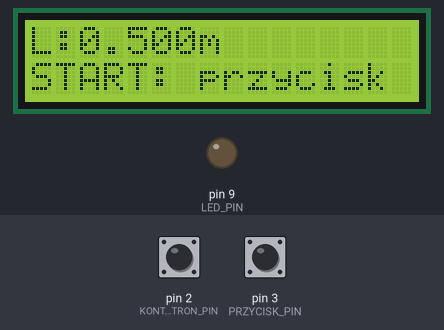
Simulated run of this sketch. Board: Arduino Uno, built with avr-gcc and run on an emulated ATmega328P. Shown: 16×2 character LCD, output pins drawn as LEDs (lit = HIGH). The inputs (shaded band) are chosen by the test bench; at power-on: pin 3 (PRZYCISK_PIN) HIGH, pin 2 (KONTAKTRON_PIN) HIGH. What the sketch prints to the serial monitor is not drawn.

Above: at 1.3 s.
1.4 s: pin 3 (PRZYCISK_PIN) pulled LOW for 0.15 s
At 2.6 s:
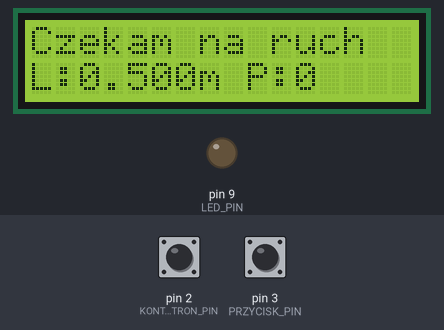
3.0 s: pin 2 (KONTAKTRON_PIN) pulled LOW for 0.15 s
At 3.6 s:
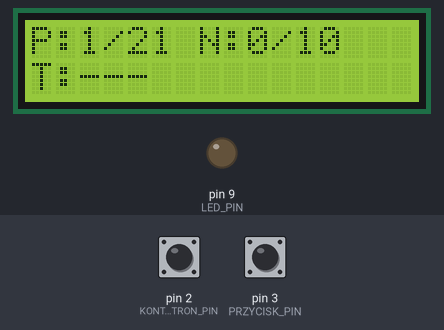
6.1 s: pin 2 (KONTAKTRON_PIN) pulled LOW for 1 s
At 6.7 s:
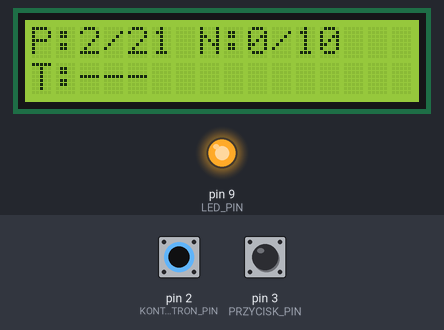
10.1 s: pin 2 (KONTAKTRON_PIN) pulled LOW for 0.15 s
At 11.4 s:
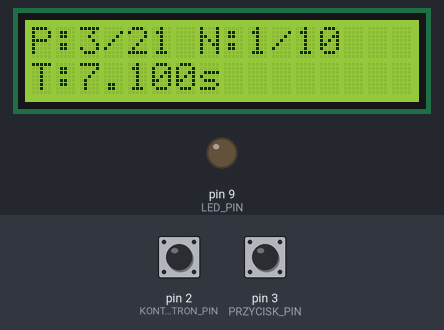
13.2 s: pin 3 (PRZYCISK_PIN) pulled LOW for 1 s
At 14.1 s:
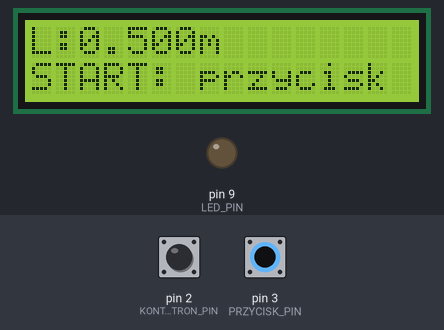
15.7 s: pin 2 (KONTAKTRON_PIN) pulled LOW for 3.2 s
At 16.1 s:
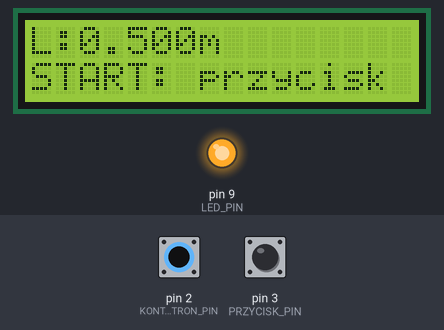
Timing chart, 0 to 20.4 s (numbered marks = the images above; inputs shaded):
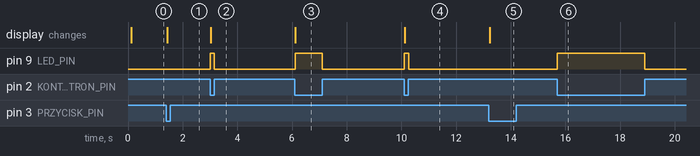

The sketch:

laboratorium_wahadla.ino
```cpp
/*
  Laboratorium wahadla — Arduino Uno / klasyczne Nano, ATmega328P, 5 V.
  LCD 16x2: RS=D12, E=D11, D4=D7, D5=D6, D6=D5, D7=D4.
  Kontaktron CMD14: D2--GND; START / ANULUJ: D3--GND.
  Zielona LED: D9--1 kOhm--anoda; katoda do GND.
  Magnes na ciezarku; przewodowa czesc kontaktronu pozostaje nieruchoma.

  21 przejsc = 10 pelnych okresow: 1->3, 3->5, ... 19->21.
  g = 4*pi*pi*L/Tsr^2, dla prostego wahadla o malym wychyleniu.
  Zmien DLUGOSC_M na odleglosc od zawieszenia do srodka masy
  ciezarka wraz z magnesem. To doswiadczenie, nie miernik wzorcowy.

  Biblioteka: LiquidCrystal. Instrukcja i ograniczenia: README.md.
  Monitor portu szeregowego: 9600 baud.
*/

#include <Arduino.h>
#include <LiquidCrystal.h>
#include <math.h>

const byte KONTAKTRON_PIN = 2, PRZYCISK_PIN = 3, LED_PIN = 9;
const float DLUGOSC_M = 0.50f;  // zakres cwiczenia: 0.10--2.00 m
const byte LICZBA_OKRESOW = 10, LICZBA_PRZEJSC = 2 * LICZBA_OKRESOW + 1;
const uint32_t DRGANIA_STYKU_MS = 10, DRGANIA_PRZYCISKU_MS = 30;
const uint32_t MIN_ODSTEP_US = 100000;  // odrzucamy zwarcia blizsze niz 100 ms
const uint32_t CZEKANIE_MS = 15000, PRZERWA_MS = 5000, SESJA_MS = 60000;
const float PI_WAHADLA = 3.14159265358979323846f;

LiquidCrystal lcd(12, 11, 7, 6, 5, 4);

enum Stan { GOTOWY, CZEKANIE, POMIAR, WYNIK, BLAD };
Stan stan = GOTOWY;
byte przejscia = 0, okresy = 0;
float ostatniOkres = NAN, sredniOkres = NAN, przyspieszenie = NAN;
uint32_t startSesjiMs = 0, ostatniePrzejscieMs = 0;
uint32_t pierwszeUs = 0, poczatekOkresuUs = 0, ostatnieZwarcieUs = 0;
bool odswiezLCD = true, gotowNaZwarcie = false;
const __FlashStringHelper* powodBledu = nullptr;

bool odczytStyku = HIGH, stanStyku = HIGH;
bool odczytPrzycisku = HIGH, stanPrzycisku = HIGH;
uint32_t zmianaStykuMs = 0, zmianaStykuUs = 0, zmianaPrzyciskuMs = 0;

bool poprawnaDlugosc(float dlugosc) {
  return !isnan(dlugosc) && !isinf(dlugosc) && dlugosc >= 0.10f && dlugosc <= 2.00f;
}

bool trwaPomiar() {
  return stan == CZEKANIE || stan == POMIAR;
}

void wyzerujDane() {
  przejscia = okresy = 0;
  ostatniOkres = sredniOkres = przyspieszenie = NAN;
  powodBledu = nullptr;
}

void zglosBlad(const __FlashStringHelper* powod) {
  stan = BLAD;
  powodBledu = powod;
  sredniOkres = przyspieszenie = NAN;  // nie pokazuj wyniku z niepelnej proby
  odswiezLCD = true;
  Serial.print(F("BLAD: "));
  Serial.println(powod);
}

void rozpocznijPomiar(uint32_t terazMs) {
  wyzerujDane();
  if (!poprawnaDlugosc(DLUGOSC_M)) {
    zglosBlad(F("Dlugosc 0.1-2m"));
    return;
  }
  stan = CZEKANIE;
  startSesjiMs = terazMs;
  // Zwarcie obecne przed START nie jest nowym przejsciem magnesu.
  gotowNaZwarcie = stanStyku == HIGH && odczytStyku == HIGH;
  odswiezLCD = true;
  Serial.print(F("START: L="));
  Serial.print(DLUGOSC_M, 3);
  Serial.println(F(" m. Czekam na 21 przejsc (10 okresow)."));
}

void obsluzPrzejscie(uint32_t czasUs, uint32_t terazMs) {
  if (!trwaPomiar()) return;
  if (stan == POMIAR && uint32_t(czasUs - ostatnieZwarcieUs) < MIN_ODSTEP_US) return;
  ostatnieZwarcieUs = czasUs;
  ostatniePrzejscieMs = terazMs;
  ++przejscia;
  if (stan == CZEKANIE) {
    stan = POMIAR;
    pierwszeUs = poczatekOkresuUs = czasUs;
    Serial.println(F("Przejscie 1: poczatek pomiaru czasu."));
  } else if (przejscia % 2 == 1) {
    ++okresy;
    ostatniOkres = uint32_t(czasUs - poczatekOkresuUs) / 1000000.0f;
    poczatekOkresuUs = czasUs;
    Serial.print(F("Okres "));
    Serial.print(okresy);
    Serial.print(F("/10: "));
    Serial.print(ostatniOkres, 4);
    Serial.println(F(" s"));
    if (przejscia == LICZBA_PRZEJSC) {
      sredniOkres = uint32_t(czasUs - pierwszeUs) / (1000000.0f * LICZBA_OKRESOW);
      przyspieszenie = 4.0f * PI_WAHADLA * PI_WAHADLA * DLUGOSC_M /
                       (sredniOkres * sredniOkres);
      if (!isfinite(sredniOkres) || sredniOkres <= 0 || !isfinite(przyspieszenie)) {
        zglosBlad(F("Niepoprawny czas"));
        return;
      }
      stan = WYNIK;
      Serial.print(F("WYNIK: Tsr="));
      Serial.print(sredniOkres, 4);
      Serial.print(F(" s, g="));
      Serial.print(przyspieszenie, 3);
      Serial.println(F(" m/s^2. To oszacowanie dla malych wychylen."));
    }
  }
  odswiezLCD = true;
}

void sprawdzKontaktron(uint32_t terazMs) {
  bool nowy = digitalRead(KONTAKTRON_PIN);
  if (nowy != odczytStyku) {
    odczytStyku = nowy;
    zmianaStykuMs = terazMs;
    zmianaStykuUs = micros();
  }
  if (odczytStyku != stanStyku && uint32_t(terazMs - zmianaStykuMs) >= DRGANIA_STYKU_MS) {
    stanStyku = odczytStyku;
    digitalWrite(LED_PIN, stanStyku == LOW ? HIGH : LOW);
    if (stanStyku == HIGH) {
      gotowNaZwarcie = true;
    } else if (gotowNaZwarcie) {
      gotowNaZwarcie = false;
      // Zapisujemy poczatek zbocza, ktore utrzymalo sie przez 10 ms.
      // To czas zaobserwowany przez petle, nie sprzetowy pomiar bez bledu.
      obsluzPrzejscie(zmianaStykuUs, terazMs);
    }
  }
}

void sprawdzPrzycisk(uint32_t terazMs) {
  bool nowy = digitalRead(PRZYCISK_PIN);
  if (nowy != odczytPrzycisku) {
    odczytPrzycisku = nowy;
    zmianaPrzyciskuMs = terazMs;
  }
  if (odczytPrzycisku != stanPrzycisku && uint32_t(terazMs - zmianaPrzyciskuMs) >= DRGANIA_PRZYCISKU_MS) {
    stanPrzycisku = odczytPrzycisku;
    if (stanPrzycisku == LOW) {
      if (trwaPomiar()) {
        wyzerujDane();
        stan = GOTOWY;
        odswiezLCD = true;
        Serial.println(F("ANULOWANO. Nacisnij START, aby wykonac nowa probe."));
      } else {
        rozpocznijPomiar(terazMs);
      }
    }
  }
}

void sprawdzLimity(uint32_t terazMs) {
  if (!trwaPomiar()) return;
  if (uint32_t(terazMs - startSesjiMs) >= SESJA_MS) zglosBlad(F("Limit 60s"));
  else if (stan == CZEKANIE && uint32_t(terazMs - startSesjiMs) >= CZEKANIE_MS) zglosBlad(F("Brak impulsu"));
  else if (stan == POMIAR && uint32_t(terazMs - ostatniePrzejscieMs) >= PRZERWA_MS) zglosBlad(F("Przerwa >=5s"));
}

void pustyWiersz(byte wiersz) {
  lcd.setCursor(0, wiersz);
  lcd.print(F("                "));
  lcd.setCursor(0, wiersz);
}

void pokazLCD() {
  pustyWiersz(0);
  pustyWiersz(1);
  lcd.setCursor(0, 0);
  if (stan == GOTOWY) {
    lcd.print(F("L:")); lcd.print(DLUGOSC_M, 3); lcd.print('m');
    lcd.setCursor(0, 1); lcd.print(F("START: przycisk"));
  } else if (stan == CZEKANIE) {
    lcd.print(F("Czekam na ruch"));
    lcd.setCursor(0, 1); lcd.print(F("L:")); lcd.print(DLUGOSC_M, 3); lcd.print(F("m P:0"));
  } else if (stan == POMIAR) {
    lcd.print(F("P:")); lcd.print(przejscia); lcd.print(F("/21 N:")); lcd.print(okresy); lcd.print(F("/10"));
    lcd.setCursor(0, 1); lcd.print(F("T:"));
    if (isnan(ostatniOkres)) lcd.print(F("---"));
    else { lcd.print(ostatniOkres, 3); lcd.print('s'); }
  } else if (stan == WYNIK) {
    lcd.print(F("Tsr:")); lcd.print(sredniOkres, 3); lcd.print('s');
    lcd.setCursor(0, 1); lcd.print(F("g:")); lcd.print(przyspieszenie, 2); lcd.print(F("m/s2"));
  } else {
    lcd.print(F("BLAD pomiaru"));
    lcd.setCursor(0, 1); lcd.print(powodBledu);
  }
  odswiezLCD = false;
}

void setup() {
  pinMode(KONTAKTRON_PIN, INPUT_PULLUP);
  pinMode(PRZYCISK_PIN, INPUT_PULLUP);
  pinMode(LED_PIN, OUTPUT);
  odczytStyku = stanStyku = digitalRead(KONTAKTRON_PIN);
  odczytPrzycisku = stanPrzycisku = digitalRead(PRZYCISK_PIN);
  digitalWrite(LED_PIN, stanStyku == LOW ? HIGH : LOW);
  wyzerujDane();
  stan = GOTOWY;
  odswiezLCD = true;
  gotowNaZwarcie = stanStyku == HIGH;
  Serial.begin(9600);
  Serial.println(F("Laboratorium wahadla. START / ANULUJ: D3."));
  Serial.println(F("LED pokazuje stan kontaktronu. Sprawdz DLUGOSC_M przed pomiarem."));
  lcd.begin(16, 2);
  pokazLCD();
}

void loop() {
  uint32_t terazMs = millis();
  sprawdzLimity(terazMs);
  sprawdzKontaktron(terazMs);
  sprawdzPrzycisk(terazMs);
  if (odswiezLCD) pokazLCD();
}
```

Measured:
- after the input at 1.4 s, the display: changes at once (image 1)
- after the input at 3.0 s, pin 9 (LED_PIN): LOW → HIGH at once, → LOW 0.15 s later; the display: changes at once (image 2)
- after the input at 6.1 s, pin 9 (LED_PIN): LOW → HIGH at once, → LOW 1.0 s later; the display: changes at once (image 3)
- after the input at 10.1 s, pin 9 (LED_PIN): LOW → HIGH at once, → LOW 0.15 s later; the display: changes at once (image 4)
- after the input at 13.2 s, the display: changes at once (image 5)
- after the input at 15.7 s, pin 9 (LED_PIN): LOW → HIGH at once, → LOW 3.2 s later
